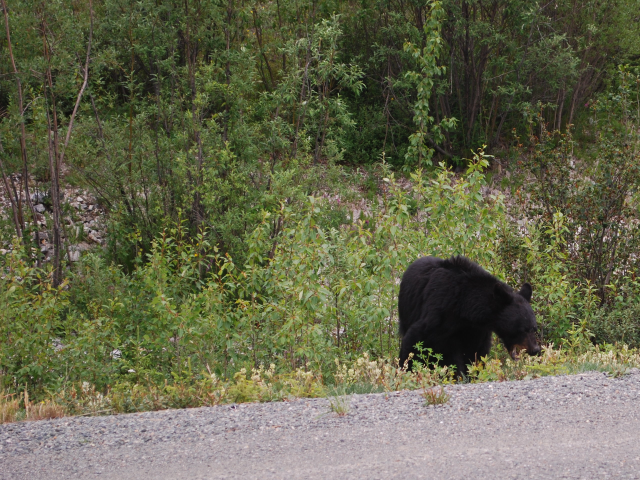
//> input picture midterm/Alaska-Bear-1280x960.ppm, 1280 x 960 px, given in place of the camera (shown at 1/2 size)
$ ./houghCirc   (built with g++ and OpenCV 4)
//> lines starting //> are read from the running program, lines starting //| are printed output that depends on the picture; after the words box and inside, x2 and y2 are one past the last pixel; in counts of white or black regions, pixels touching at a corner belong together
/*
 *
 *  Example by Sam Siewert
 *
 *  Updated for OpenCV 3.1
 *
 */
#include <unistd.h>
#include <stdio.h>
#include <stdlib.h>
#include <iostream>

#include <opencv2/core/core.hpp>
#include <opencv2/highgui.hpp>
#include <opencv2/imgproc.hpp>
#include <opencv2/imgcodecs.hpp>


using namespace cv;
using namespace std;

#define HRES 640
#define VRES 480
#define SYSTEM_ERROR (-1)

int main( int argc, char** argv )
{
    namedWindow("Capture Example");

    VideoCapture cam0(0);
    Mat frame, gray;
    vector<Vec3f> circles;

   if (!cam0.isOpened())
   {
       exit(SYSTEM_ERROR);
   }

   cam0.set(CAP_PROP_FRAME_WIDTH, 640);
   cam0.set(CAP_PROP_FRAME_HEIGHT, 480);

    while(1)
    {
        cam0.read(frame);
//> frame is the input picture: 960 rows x 1280 cols, CV_8UC3; mean B, G, R 76.6, 102.3, 101.3

        cvtColor(frame, gray, COLOR_BGR2GRAY);
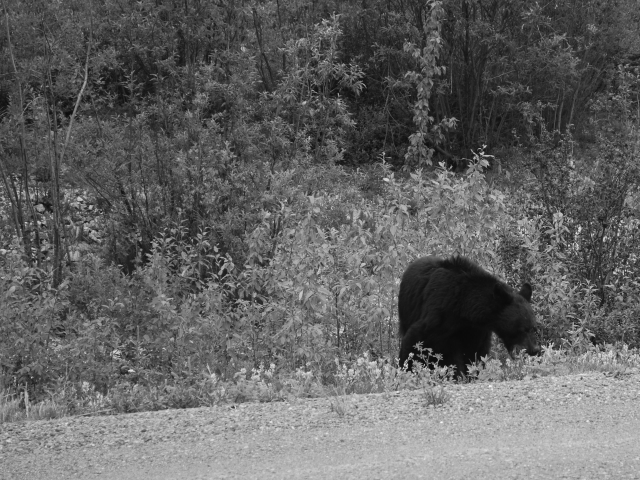
//> gray: 960 rows x 1280 cols, CV_8UC1 (shown at 1/2 size); min 8, max 253, mean 99.1

        GaussianBlur(gray, gray, Size(9,9), 2, 2);

        //medianBlur(gray, gray, 5);

        HoughCircles(gray, circles, HOUGH_GRADIENT, 1, gray.rows/8, 100, 50,20, 200);
//> circles = 5 circles (x, y, radius): [553.5, 639.5, 119.1], [1076.5, 528.5, 88.3], [575.5, 499.5, 77.3], [463.5, 427.5, 94.9], [335.5, 558.5, 66.1]

        printf("circles.size = %ld\n", circles.size());
//| circles.size = 5

        for( size_t i = 0; i < circles.size(); i++ )
        {
          Vec3i c = circles[i];
          Point center = Point(c[0], c[1]);
          int radius = c[2];
          // circle center
          circle(frame, center, 1, Scalar(0,100,100), 3, LINE_AA );
          // circle outline
          circle(frame, center, radius, Scalar(255,0,255), 3, LINE_AA );
        }
//> this loop made 5 passes
//> (center, radius) on passes 1 to 5: (Point(554, 640), 119), (Point(1076, 528), 88), (Point(576, 500), 77), (Point(464, 428), 95), (Point(336, 558), 66)
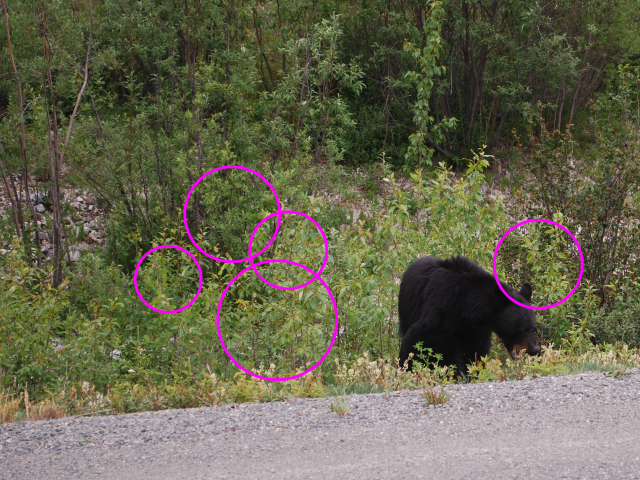
//> frame: 960 rows x 1280 cols, CV_8UC3 (shown at 1/2 size); 1.55% of pixels changed, all inside (x1, y1, x2, y2) = (267, 330, 1168, 763)

        // Does not work in OpenCV 3.1
        //cvShowImage("Capture Example", frame);

        imshow("Capture Example", frame);

        char c = waitKey(10);
//> the 'q' key is pressed
        if( c == 'q' ) break;
    }
//> after the loop, circles = 5 items: [553.5, 639.5, 119.1], [1076.5, 528.5, 88.3], [575.5, 499.5, 77.3], [463.5, 427.5, 94.9], [335.5, 558.5, 66.1]

    destroyWindow("Capture Example");

};
